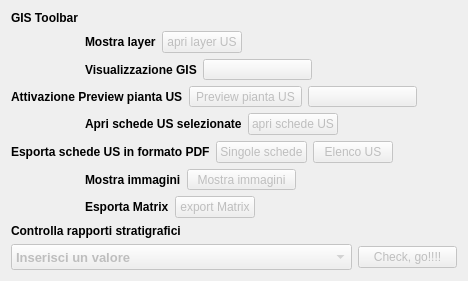
       <widget class="QWidget" name="tab_4">
        <attribute name="title">
         <string>Tools</string>
        </attribute>
        <layout class="QGridLayout" name="gridLayout_8">
         <item row="0" column="0">
          <widget class="QLabel" name="label_36">
           <property name="font">
            <font>
             <weight>75</weight>
             <bold>true</bold>
            </font>
           </property>
           <property name="text">
            <string>GIS Toolbar</string>
           </property>
          </widget>
         </item>
         <item row="1" column="1">
          <layout class="QHBoxLayout" name="horizontalLayout_5">
           <item>
            <widget class="QLabel" name="label_46">
             <property name="font">
              <font>
               <weight>75</weight>
               <bold>true</bold>
              </font>
             </property>
             <property name="text">
              <string>Mostra layer</string>
             </property>
            </widget>
           </item>
           <item>
            <widget class="QPushButton" name="pushButton_showLayer">
             <property name="enabled">
              <bool>false</bool>
             </property>
             <property name="font">
              <font>
               <pointsize>9</pointsize>
              </font>
             </property>
             <property name="toolTip">
              <string>Show Selcted Features</string>
             </property>
             <property name="text">
              <string>apri layer US</string>
             </property>
             <property name="icon">
              <iconset resource="resources.qrc">
               <normaloff>:/images/sheet.png</normaloff>:/images/sheet.png</iconset>
             </property>
            </widget>
           </item>
           <item>
            <spacer name="horizontalSpacer_10">
             <property name="orientation">
              <enum>Qt::Horizontal</enum>
             </property>
             <property name="sizeHint" stdset="0">
              <size>
               <width>40</width>
               <height>20</height>
              </size>
             </property>
            </spacer>
           </item>
          </layout>
         </item>
         <item row="2" column="1">
          <layout class="QHBoxLayout" name="horizontalLayout_6">
           <item>
            <widget class="QLabel" name="label_38">
             <property name="font">
              <font>
               <weight>75</weight>
               <bold>true</bold>
              </font>
             </property>
             <property name="text">
              <string>Visualizzazione GIS</string>
             </property>
            </widget>
           </item>
           <item>
            <widget class="QToolButton" name="toolButtonGis">
             <property name="enabled">
              <bool>false</bool>
             </property>
             <property name="minimumSize">
              <size>
               <width>109</width>
               <height>0</height>
              </size>
             </property>
             <property name="toolTip">
              <string/>
             </property>
             <property name="text">
              <string/>
             </property>
             <property name="icon">
              <iconset resource="resources.qrc">
               <normaloff>:/images/GIS.png</normaloff>:/images/GIS.png</iconset>
             </property>
             <property name="shortcut">
              <string>Ctrl+G</string>
             </property>
             <property name="checkable">
              <bool>true</bool>
             </property>
             <property name="checked">
              <bool>false</bool>
             </property>
             <property name="toolButtonStyle">
              <enum>Qt::ToolButtonTextOnly</enum>
             </property>
             <property name="arrowType">
              <enum>Qt::NoArrow</enum>
             </property>
            </widget>
           </item>
           <item>
            <spacer name="horizontalSpacer_6">
             <property name="orientation">
              <enum>Qt::Horizontal</enum>
             </property>
             <property name="sizeHint" stdset="0">
              <size>
               <width>40</width>
               <height>20</height>
              </size>
             </property>
            </spacer>
           </item>
          </layout>
         </item>
         <item row="3" column="0" colspan="2">
          <layout class="QHBoxLayout" name="horizontalLayout_7">
           <item>
            <widget class="QLabel" name="label_39">
             <property name="font">
              <font>
               <weight>75</weight>
               <bold>true</bold>
              </font>
             </property>
             <property name="text">
              <string>Attivazione Preview pianta US</string>
             </property>
            </widget>
           </item>
           <item>
            <widget class="QToolButton" name="toolButtonPreview">
             <property name="enabled">
              <bool>false</bool>
             </property>
             <property name="toolTip">
              <string/>
             </property>
             <property name="text">
              <string>Preview pianta US</string>
             </property>
             <property name="icon">
              <iconset resource="resources.qrc">
               <normaloff>:/images/GIS.png</normaloff>:/images/GIS.png</iconset>
             </property>
             <property name="shortcut">
              <string>Ctrl+G</string>
             </property>
             <property name="checkable">
              <bool>true</bool>
             </property>
             <property name="checked">
              <bool>false</bool>
             </property>
             <property name="toolButtonStyle">
              <enum>Qt::ToolButtonTextOnly</enum>
             </property>
             <property name="arrowType">
              <enum>Qt::NoArrow</enum>
             </property>
            </widget>
           </item>
           <item>
            <widget class="QToolButton" name="toolButtonPan">
             <property name="enabled">
              <bool>false</bool>
             </property>
             <property name="minimumSize">
              <size>
               <width>109</width>
               <height>0</height>
              </size>
             </property>
             <property name="toolTip">
              <string>Pan tool</string>
             </property>
             <property name="text">
              <string/>
             </property>
             <property name="icon">
              <iconset resource="resources.qrc">
               <normaloff>:/images/mActionPan.png</normaloff>:/images/mActionPan.png</iconset>
             </property>
             <property name="shortcut">
              <string>Ctrl+G</string>
             </property>
             <property name="checkable">
              <bool>true</bool>
             </property>
             <property name="checked">
              <bool>false</bool>
             </property>
             <property name="toolButtonStyle">
              <enum>Qt::ToolButtonTextOnly</enum>
             </property>
             <property name="arrowType">
              <enum>Qt::NoArrow</enum>
             </property>
            </widget>
           </item>
           <item>
            <spacer name="horizontalSpacer_14">
             <property name="orientation">
              <enum>Qt::Horizontal</enum>
             </property>
             <property name="sizeHint" stdset="0">
              <size>
               <width>40</width>
               <height>20</height>
              </size>
             </property>
            </spacer>
           </item>
          </layout>
         </item>
         <item row="4" column="1">
          <layout class="QHBoxLayout" name="horizontalLayout_8">
           <item>
            <widget class="QLabel" name="label_40">
             <property name="font">
              <font>
               <weight>75</weight>
               <bold>true</bold>
              </font>
             </property>
             <property name="text">
              <string>Apri schede US selezionate</string>
             </property>
            </widget>
           </item>
           <item>
            <widget class="QPushButton" name="pushButton_showSelectedFeatures">
             <property name="enabled">
              <bool>false</bool>
             </property>
             <property name="font">
              <font>
               <pointsize>9</pointsize>
              </font>
             </property>
             <property name="toolTip">
              <string>Show Selcted Features</string>
             </property>
             <property name="text">
              <string>apri schede US</string>
             </property>
             <property name="icon">
              <iconset resource="resources.qrc">
               <normaloff>:/images/sheet.png</normaloff>:/images/sheet.png</iconset>
             </property>
            </widget>
           </item>
           <item>
            <spacer name="horizontalSpacer_15">
             <property name="orientation">
              <enum>Qt::Horizontal</enum>
             </property>
             <property name="sizeHint" stdset="0">
              <size>
               <width>40</width>
               <height>20</height>
              </size>
             </property>
            </spacer>
           </item>
          </layout>
         </item>
         <item row="5" column="0" colspan="2">
          <layout class="QHBoxLayout" name="horizontalLayout_9">
           <item>
            <widget class="QLabel" name="label_41">
             <property name="font">
              <font>
               <weight>75</weight>
               <bold>true</bold>
              </font>
             </property>
             <property name="text">
              <string>Esporta schede US in formato PDF</string>
             </property>
            </widget>
           </item>
           <item>
            <widget class="QPushButton" name="pushButton_pdf_exp">
             <property name="enabled">
              <bool>false</bool>
             </property>
             <property name="font">
              <font>
               <pointsize>9</pointsize>
              </font>
             </property>
             <property name="toolTip">
              <string>Export PDF</string>
             </property>
             <property name="text">
              <string>Singole schede</string>
             </property>
             <property name="icon">
              <iconset resource="resources.qrc">
               <normaloff>:/images/sheet.png</normaloff>:/images/sheet.png</iconset>
             </property>
            </widget>
           </item>
           <item>
            <widget class="QPushButton" name="pushButton_exp_index_us">
             <property name="enabled">
              <bool>false</bool>
             </property>
             <property name="font">
              <font>
               <pointsize>9</pointsize>
              </font>
             </property>
             <property name="text">
              <string>Elenco US</string>
             </property>
             <property name="icon">
              <iconset resource="resources.qrc">
               <normaloff>:/images/sheet.png</normaloff>:/images/sheet.png</iconset>
             </property>
            </widget>
           </item>
           <item>
            <spacer name="horizontalSpacer_16">
             <property name="orientation">
              <enum>Qt::Horizontal</enum>
             </property>
             <property name="sizeHint" stdset="0">
              <size>
               <width>40</width>
               <height>20</height>
              </size>
             </property>
            </spacer>
           </item>
          </layout>
         </item>
         <item row="6" column="1">
          <layout class="QHBoxLayout" name="horizontalLayout_10">
           <item>
            <widget class="QLabel" name="label_44">
             <property name="font">
              <font>
               <weight>75</weight>
               <bold>true</bold>
              </font>
             </property>
             <property name="text">
              <string>Mostra immagini</string>
             </property>
            </widget>
           </item>
           <item>
            <widget class="QToolButton" name="toolButtonPreviewMedia">
             <property name="enabled">
              <bool>false</bool>
             </property>
             <property name="minimumSize">
              <size>
               <width>109</width>
               <height>0</height>
              </size>
             </property>
             <property name="text">
              <string>Mostra immagini</string>
             </property>
             <property name="icon">
              <iconset resource="resources.qrc">
               <normaloff>:/images/photo.png</normaloff>:/images/photo.png</iconset>
             </property>
             <property name="checkable">
              <bool>true</bool>
             </property>
            </widget>
           </item>
           <item>
            <spacer name="horizontalSpacer_9">
             <property name="orientation">
              <enum>Qt::Horizontal</enum>
             </property>
             <property name="sizeHint" stdset="0">
              <size>
               <width>40</width>
               <height>20</height>
              </size>
             </property>
            </spacer>
           </item>
          </layout>
         </item>
         <item row="7" column="1">
          <layout class="QHBoxLayout" name="horizontalLayout_11">
           <item>
            <widget class="QLabel" name="label_45">
             <property name="font">
              <font>
               <weight>75</weight>
               <bold>true</bold>
              </font>
             </property>
             <property name="text">
              <string>Esporta Matrix</string>
             </property>
            </widget>
           </item>
           <item>
            <widget class="QPushButton" name="pushButton_export_matrix">
             <property name="enabled">
              <bool>false</bool>
             </property>
             <property name="font">
              <font>
               <pointsize>9</pointsize>
              </font>
             </property>
             <property name="toolTip">
              <string>Export PDF</string>
             </property>
             <property name="text">
              <string>export Matrix</string>
             </property>
             <property name="icon">
              <iconset resource="resources.qrc">
               <normaloff>:/images/sheet.png</normaloff>:/images/sheet.png</iconset>
             </property>
            </widget>
           </item>
           <item>
            <spacer name="horizontalSpacer_13">
             <property name="orientation">
              <enum>Qt::Horizontal</enum>
             </property>
             <property name="sizeHint" stdset="0">
              <size>
               <width>40</width>
               <height>20</height>
              </size>
             </property>
            </spacer>
           </item>
          </layout>
         </item>
         <item row="8" column="0" colspan="2">
          <layout class="QGridLayout" name="gridLayout_9">
           <item row="0" column="0">
            <widget class="QLabel" name="label_70">
             <property name="font">
              <font>
               <weight>75</weight>
               <bold>true</bold>
              </font>
             </property>
             <property name="text">
              <string>Controlla rapporti stratigrafici</string>
             </property>
            </widget>
           </item>
           <item row="1" column="0">
            <widget class="QComboBox" name="comboBox_sito_rappcheck">
             <property name="enabled">
              <bool>false</bool>
             </property>
             <property name="minimumSize">
              <size>
               <width>341</width>
               <height>26</height>
              </size>
             </property>
             <property name="font">
              <font>
               <pointsize>10</pointsize>
               <weight>75</weight>
               <bold>true</bold>
              </font>
             </property>
             <property name="mouseTracking">
              <bool>true</bool>
             </property>
             <property name="editable">
              <bool>false</bool>
             </property>
             <property name="maxVisibleItems">
              <number>99999</number>
             </property>
             <property name="maxCount">
              <number>2147483647</number>
             </property>
             <item>
              <property name="text">
               <string>Inserisci un valore</string>
              </property>
             </item>
            </widget>
           </item>
           <item row="1" column="1">
            <widget class="QPushButton" name="pushButton_rapp_check">
             <property name="enabled">
              <bool>false</bool>
             </property>
             <property name="font">
              <font>
               <pointsize>9</pointsize>
              </font>
             </property>
             <property name="toolTip">
              <string>Export PDF</string>
             </property>
             <property name="text">
              <string>Check, go!!!!</string>
             </property>
             <property name="icon">
              <iconset resource="resources.qrc">
               <normaloff>:/images/sheet.png</normaloff>:/images/sheet.png</iconset>
             </property>
            </widget>
           </item>
          </layout>
         </item>
        </layout>
       </widget>
